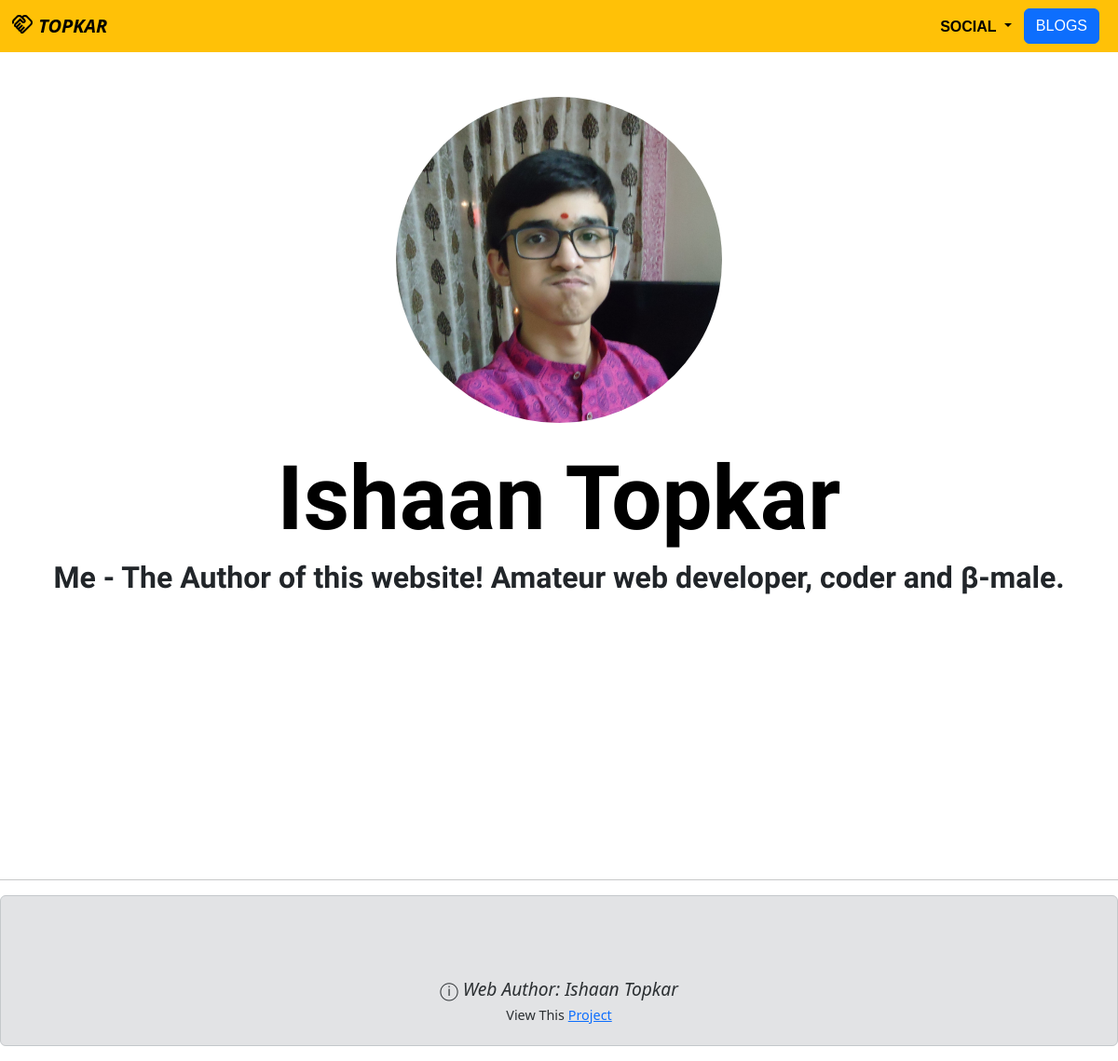
The page /6 on the database as committed earlier.
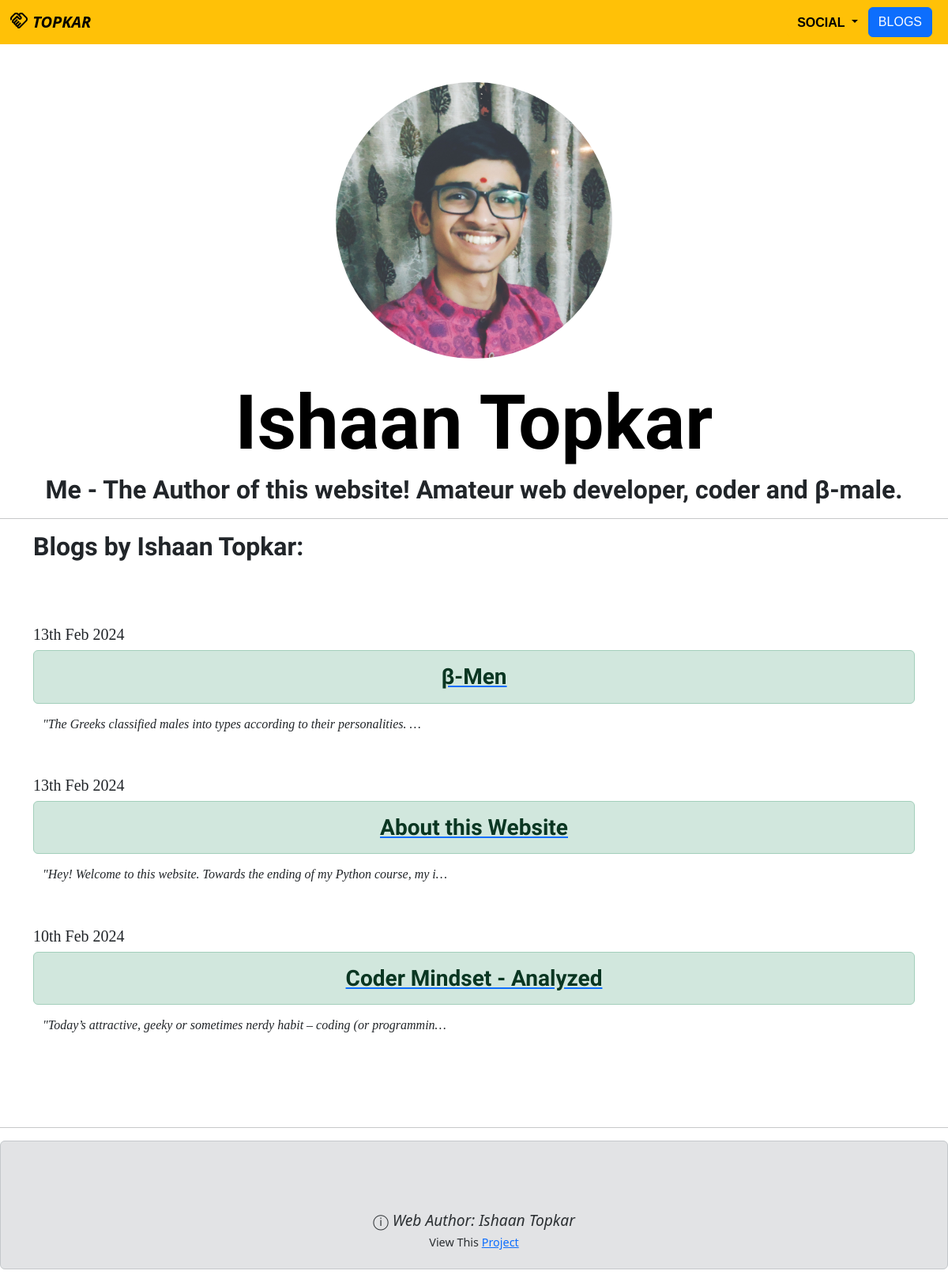
The same page on the database as committed later.
### Portfolios/models.py (models this page shows, shortened)
class Member(models.Model):
    name = models.CharField(max_length = 25)
    description = models.CharField(max_length = 200)
    profile_picture = models.ImageField(upload_to = "media/portfolio/images/")

### Blogs/models.py (models this page shows, shortened)
class Blog(models.Model):
    title = models.CharField(max_length = 50)
    author = models.CharField(max_length = 20)
    content = models.TextField()
    date = models.DateField(default = timezone.now())

### Portfolios/views.py (the view)
# urls.py: path("<int:member_id>", views.member_detail, name = "member_detail")
def member_detail(request, member_id):
    member = get_object_or_404(Member, pk=member_id)
    blogs = Blogmodels.Blog.objects.order_by('-date').filter(author=member.name)
    blog_count = blogs.count()
    return render (request, 'member-detail.html', {"member":member, "blogs":blogs, "blog_count":blog_count})

### Portfolios/templates/member-detail.html (shortened to what this page needs)
{% extends 'base.html' %}
{% load static %}
{% block content %}
<body>
<br>
<div class="container text-center image-cropper">
<br>
<img src = "{{ member.profile_picture.url }}" height=350>
<br>
<br>
<h5 class="hmain">{{ member.name }}</h5>
<h5 id="memnblog">{{ member.description }}</h5>
</div>
{% if blog_count > 0 %}
<hr>
<div class="container text-start">
<h2 id="memnblog">Blog{{ blog_count|pluralize }} by {{ member.name }}:</h2>
</div>
<br><br>
{% for blog in blogs %}
<div class="container text-center image-cropper ">
<br>
<h5 class = "text-start" id="hsub">{{ blog.date|date:'dS M Y' }}</h5>
<a href = "{% url 'Blogs:detail' blog.id %}">
    <h4 class = "alert alert-success" id="memnblog" style="font-size:1.75rem">{{ blog.title }}</h4>
</a>
<h6 class="container text-start" id="hsub"><i>"{{ blog.content|striptags|truncatechars:75 }}</i></h6>
</div>
<br>
{% endfor %}
{% endif %}
</body>
{% endblock %}

### Portfolios/templates/base.html (shortened to what this page needs)
<!doctype html>
<html lang="en">
{% load static %}
  <head>
    <link href="https://cdn.jsdelivr.net/npm/bootstrap@5.3.2/dist/css/bootstrap.min.css" rel="stylesheet">
    <link rel="stylesheet" href="{% static 'portfolio/styles.css' %}">
  </head>
  <body>
<nav class="navbar navbar-expand navbar-light bg-warning">
  <div class="container-fluid justify-content-between align-items-center">
    <a class="navbar-brand" href="{% url 'homepage' %}" style="font-size: auto;">
      <img src="{% static 'portfolio/Handshake.png' %}" alt="Logo" width="24" height="24" class="d-inline-block align-text-top">
      <b><i>TOPKAR</i></b>
    </a>
    <div class="collapse navbar-collapse" id="navbarSupportedContent">
      <ul class="navbar-nav  ms-auto me-2 mb-lg-0">
        <li class="nav-item dropdown">
          <a class="btn btn-warning dropdown-toggle" role="button" data-bs-toggle="dropdown" aria-expanded="false">
            <b style="font-family: sans-serif, Haettenschweiler, 'Arial Narrow Bold', sans-serif;">SOCIAL</b>
          </a>
        <li class="nav-item">
          <a class="btn btn-primary" href="{% url 'Blogs:blogs' %}" style="font-family: sans-serif, Haettenschweiler, 'Arial Narrow Bold', sans-serif;">BLOGS</a>
        </li>
        </li>
      </ul>
    </div>
  </div>
</nav>
<div style="min-height: 100vh;">
{% block content %}{% endblock %}
</div>
<br><br><br><hr>
<div class="alert alert-secondary">
<br>
<br>
<br>
  <div class="container text-center">
    <h6 class="container text-center" style="font-size: 1.2rem">&#9432; <i>Web Author: Ishaan Topkar</h6></i>
    <h6 style="font-size: 0.9rem">
      View This <a href="https://github.com/topCodegeek/Django-Personal-Portfolio" target="_blank">Project</a>
    </h6>
  </div>
</div>
  </body>
</html>

### Portfolios/static/portfolio/styles.css (style rules this page uses)
.hmain { font-family:'Salsa'; font-weight: bold; color:black; font-size: 8vw; }
#memnblog { font-family:"Baloo 2"; font-weight: bold; font-size: 2rem; }
#hsub { font-family:Georgia, 'Times New Roman', Times, serif; }
.image-cropper img { border-radius: 50%; width:auto; }

Rows that differ between the two databases and show on the page:
changed Member "Ishaan Topkar": profile_picture: a different picture; name (not shown) → "Ishaan Topkar"
added Blog: date "13th Feb 2024", title "β-Men", content "The Greeks classified males into types according to their personalities. …"
added Blog: date "13th Feb 2024", title "About this Website", content "Hey! Welcome to this website. Towards the ending of my Python course, my i…"
added Blog: date "10th Feb 2024", title "Coder Mindset - Analyzed", content "Today’s attractive, geeky or sometimes nerdy habit – coding (or programmin…"
Other text that changed with them:
text now shown: "Blog by :"
